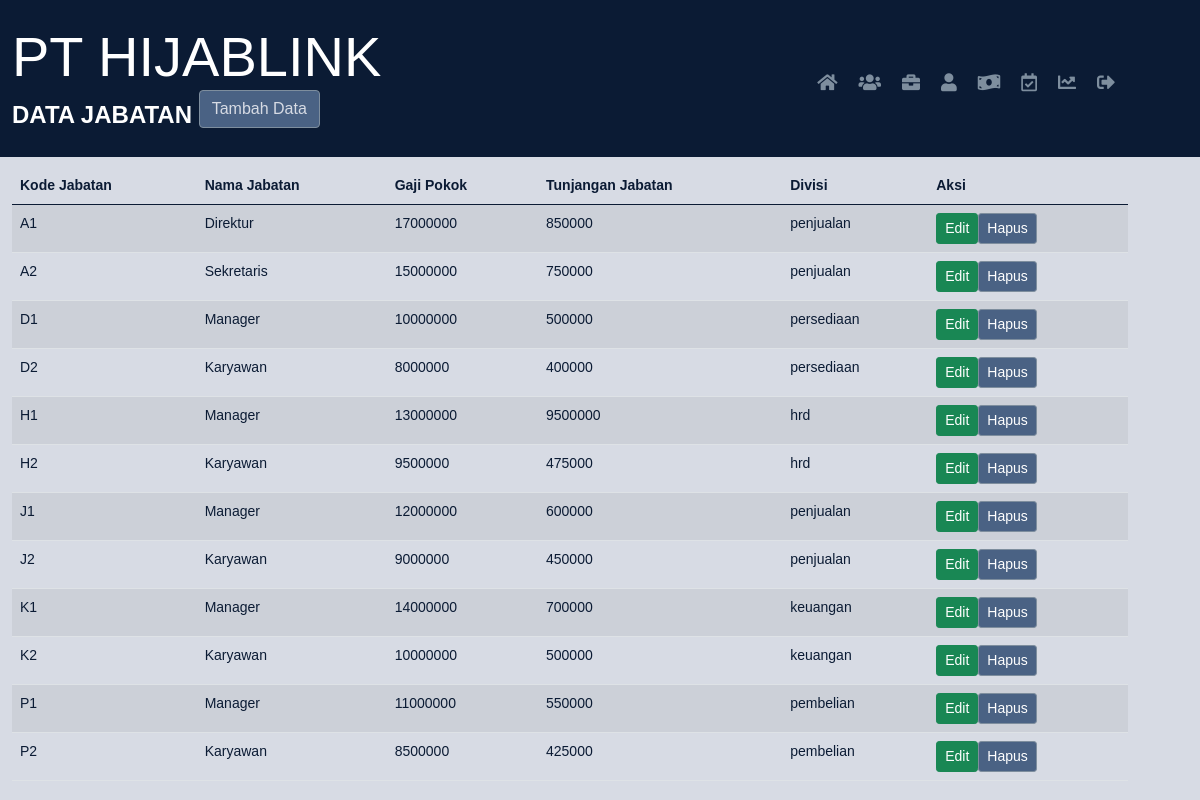
/jabatan.php, run on the app's committed database.
### tables this page shows
CREATE TABLE `jabatan` (
  `kode_jabatan` varchar(10) NOT NULL,
  `nama_jabatan` varchar(20) DEFAULT NULL,
  `gaji_pokok` int(10) DEFAULT NULL,
  `tunjangan_jabatan` int(10) DEFAULT NULL,
  `divisi` varchar(20) DEFAULT NULL
);

### jabatan.php (the view, shortened to what this page needs)
<!DOCTYPE html>
<html>
<head>
    <link rel="stylesheet" href="https://cdnjs.cloudflare.com/ajax/libs/bootstrap/5.0.2/css/bootstrap.min.css">
    <link rel="stylesheet" href="https://cdnjs.cloudflare.com/ajax/libs/font-awesome/5.15.3/css/all.min.css">
</head>
<body>
    <nav class="navbar navbar-expand-lg navbar-dark color=#4A6284">
        <div class="container">
            <a class="navbar-brand" href="#">
                <span class="display-4">PT HIJABLINK</span>
                <br>
                DATA JABATAN
                <button type="button" class="btn btn-primary mb-3" data-bs-toggle="modal" data-bs-target="#addModal">Tambah Data</button>
            </a>
            <div class="navbar-collapse justify-content-end">
                <ul class="navbar-nav">
                    <li class="nav-item">
                        <a class="nav-link" href="home.html" data-bs-toggle="tooltip" data-bs-placement="bottom" title="Home">
                            <i class="fas fa-home" style="color: #7E8E9E;"></i>
                        </a>
                    </li>
                    <li class="nav-item">
                        <a class="nav-link active" href="golongan.php" data-bs-toggle="tooltip" data-bs-placement="bottom" title="Golongan">
                            <i class="fas fa-users" style="color: #7E8E9E;"></i>
                        </a>
                    </li>
                    <li class="nav-item">
                        <a class="nav-link active" href="jabatan.php" data-bs-toggle="tooltip" data-bs-placement="bottom" title="Jabatan">
                            <i class="fas fa-briefcase" style="color: #7E8E9E;"></i>
                        </a>
                    </li>
                    <li class="nav-item">
                        <a class="nav-link" href="pegawai.php" data-bs-toggle="tooltip" data-bs-placement="bottom" title="Pegawai">
                            <i class="fas fa-user" style="color: #7E8E9E;"></i>
                        </a>
                    </li>
                    <li class="nav-item">
                        <a class="nav-link" href="gaji.php" data-bs-toggle="tooltip" data-bs-placement="bottom" title="Gaji">
                            <i class="fas fa-money-bill-wave" style="color: #7E8E9E;"></i>
                        </a>
                    </li>
                    <li class="nav-item">
                        <a class="nav-link" href="presensi.php" data-bs-toggle="tooltip" data-bs-placement="bottom" title="Presensi">
                            <i class="far fa-calendar-check" style="color: #7E8E9E;"></i>
                        </a>
                    </li>
                    <li class="nav-item">
                        <a class="nav-link" href="penilaian_kinerja.php" data-bs-toggle="tooltip" data-bs-placement="bottom" title="Penilaian Kinerja">
                            <i class="fas fa-chart-line" style="color: #7E8E9E;"></i>
                        </a>
                    </li>
                    <li class="nav-item">
                        <a class="nav-link" href="login.php?logout=true" data-bs-toggle="tooltip" data-bs-placement="bottom" title="Log Out" onclick="confirmLogout(event)">
                            <i class="fas fa-sign-out-alt" style="color: #7E8E9E;"></i>
                        </a>
                    </li>
                </ul>
            </div>
        </div>
    </nav>
</body>
<body>
    <?php
    $servername = "localhost";
    $username = "root";
    $password = "";
    $database = "hijablink";
    $conn = mysqli_connect($servername, $username, $password, $database);
    ?>
    <div class="container">
        <table class="table table-striped">
            <thead>
                <tr>
                    <th>Kode Jabatan</th>
                    <th>Nama Jabatan</th>
                    <th>Gaji Pokok</th>
                    <th>Tunjangan Jabatan</th>
                    <th>Divisi</th>
                    <th>Aksi</th>
                </tr>
            </thead>
            <tbody>
                <?php
                $query = "SELECT * FROM jabatan";
                $result = mysqli_query($conn, $query);
                while ($data = mysqli_fetch_assoc($result)) {
                    echo "<tr>";
                    echo "<td>".$data['kode_jabatan']."</td>";
                    echo "<td>".$data['nama_jabatan']."</td>";
                    echo "<td>".$data['gaji_pokok']."</td>";
                    echo "<td>".$data['tunjangan_jabatan']."</td>";
                    echo "<td>".$data['divisi'] . "</td>";
                    echo "<td>";
                    echo "<button type='button' class='btn btn-success btn-sm' data-bs-toggle='modal' data-bs-target='#editModal' onclick='openEditModal(\"".$data['kode_jabatan']."\", \"".$data['nama_jabatan']."\", \"".$data['gaji_pokok']."\", \"".$data['tunjangan_jabatan']."\", \"".$data['divisi']."\")'>Edit</button>";
                    echo "<button type='button' class='btn btn-danger btn-sm' onclick='deleteData(\"".$data['kode_jabatan']."\")'>Hapus</button>";
                    echo "</td>";
                    echo "</tr>";
                }
                ?>
            </tbody>
        </table>
    </div>
</body>
</html>

### jabatan.php (style rules this page uses)
body { background-color: #D7DBE4; font-family: Arial, sans-serif; margin: 0; padding: 0; background-repeat: no-repeat; background-size: cover; background-position: center; padding-top: 0px; padding-left: 0px; }
.container { margin-top: 10px; margin-left: 0px; }
.navbar { background-color: #0B1B34; }
.navbar-brand { color: #D7DBE4; font-size: 24px; font-weight: bold; margin-left: 0px; }
.navbar-nav .nav-link { color: #7E8E9E; font-size: 18px; font-weight: bold; transition: color 0.3s; }
.navbar-nav .nav-link.active { color: #0B1B34; }
.navbar-nav .nav-link i { margin-right: 5px; }
.navbar-nav .nav-link.active i { color: #0B1B34; }
th { background-color: #7E8E9E; color: #0B1B34; font-size: 14px; text-align: left; padding-left: 0px; }
td { background-color: #D7DBE4; color: #0B1B34; font-size: 14px; text-align: left; padding-left: 0px; }
.btn-primary { background-color: #4A6284; border-color: #7E8E9E; }
.btn-danger { background-color: #4A6284; border-color: #7E8E9E; }
.btn-primary, .btn-secondary { color: #D7DBE4; }
.table { margin-left: 0px; }

### data on the page
jabatan: kode_jabatan "A1", nama_jabatan "Direktur", gaji_pokok "17000000", tunjangan_jabatan "850000", divisi "penjualan"
jabatan: kode_jabatan "A2", nama_jabatan "Sekretaris", gaji_pokok "15000000", tunjangan_jabatan "750000", divisi "penjualan"
jabatan: kode_jabatan "D1", nama_jabatan "Manager", gaji_pokok "10000000", tunjangan_jabatan "500000", divisi "persediaan"
jabatan: kode_jabatan "D2", nama_jabatan "Karyawan", gaji_pokok "8000000", tunjangan_jabatan "400000", divisi "persediaan"
jabatan: kode_jabatan "H1", nama_jabatan "Manager", gaji_pokok "13000000", tunjangan_jabatan "9500000", divisi "hrd"
jabatan: kode_jabatan "H2", nama_jabatan "Karyawan", gaji_pokok "9500000", tunjangan_jabatan "475000", divisi "hrd"
jabatan: kode_jabatan "J1", nama_jabatan "Manager", gaji_pokok "12000000", tunjangan_jabatan "600000", divisi "penjualan"
jabatan: kode_jabatan "J2", nama_jabatan "Karyawan", gaji_pokok "9000000", tunjangan_jabatan "450000", divisi "penjualan"
jabatan: kode_jabatan "K1", nama_jabatan "Manager", gaji_pokok "14000000", tunjangan_jabatan "700000", divisi "keuangan"
jabatan: kode_jabatan "K2", nama_jabatan "Karyawan", gaji_pokok "10000000", tunjangan_jabatan "500000", divisi "keuangan"
jabatan: kode_jabatan "P1", nama_jabatan "Manager", gaji_pokok "11000000", tunjangan_jabatan "550000", divisi "pembelian"
jabatan: kode_jabatan "P2", nama_jabatan "Karyawan", gaji_pokok "8500000", tunjangan_jabatan "425000", divisi "pembelian"
